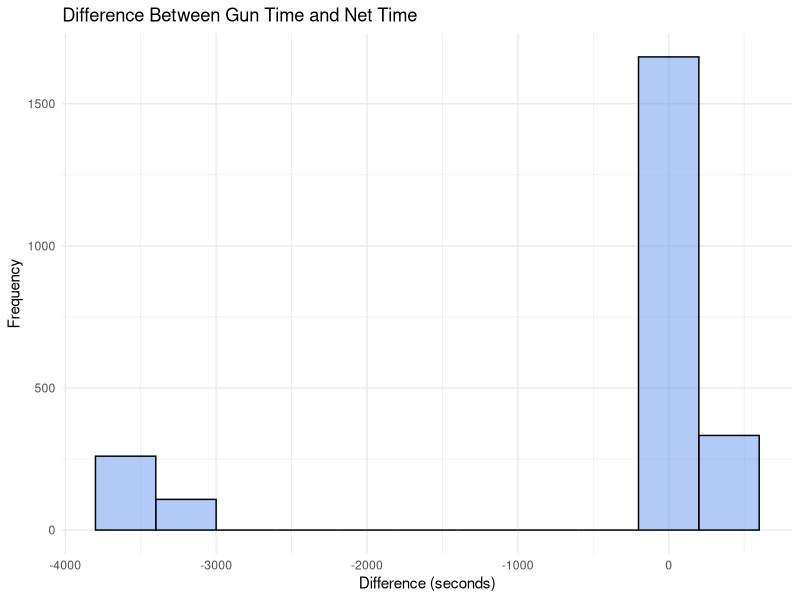

Reproduce this figure in R.
## ---- chunk 1
knitr::opts_chunk$set(
	eval = T,
	message = FALSE,
	warning = FALSE,
	comment = NA
)

library(tidyverse)
library(tibble)
library(readxl)

# Custom function to show number of unique values per column
unique_overview = function(data) {
  data |>
    summarise_all(~n_distinct(.)) |>
    t() |>
    as.data.frame() |>
    setNames(c("n_unique")) |>
    rownames_to_column(var = "column")
}

df = read_excel('deliotte.xlsx')
## ---- chunk 2
# Checking the Overall Structure of the Data
glimpse(df)  
# The function glimpse() from the dplyr package is used to print a concise 
# summary of a dataframe (df), providing a quick look of the variable 
# names, their type, and a few of their values.

# Checking Unique Values
unique_overview(df)  
# Assuming unique_overview is a custom function or from a specific library, 
# it is likely utilized to return or print a summary about the unique 
# values in each column of the dataframe (df). This could help in identifying 
# categorical variables and understanding data diversity.

# Checking for Missing Values
df |> 
  summarize(across(everything(), ~sum(is.na(.))))
# The above code is utilizing a combination of summarize(), across(), and 
# is.na() functions in order to determine the number of NA (missing) values 
# in each column of the dataframe (df). 
# - summarize() will create summary statistics of different variables. 
# - across(everything()) applies the summarization across all columns. 
# - ~sum(is.na(.)) calculates the sum of all NA values per column.

# Issues/Items to Clean:
# Here the programmer identified potential issues in the data that need cleaning 
# before further analysis or modelling is done. This is a vital step in data preprocessing.
# Each item specifies the column and a brief description of what needs to be adjusted:
# - 'Place' should be converted from character to integer.
# - 'Ag' should be changed from character to integer.
# - 'Gun Tim', 'Net Tim', and 'Pace' should be converted from character (in MM:SS format) 
#   to double by translating the time to total seconds.
# This documentation helps to guide the subsequent data cleaning and transformation processes.

# Note: The '#$' symbols are likely used for easy navigation between different cleaning 
# items, and the character descriptions and transformation objectives are clear for 
# future reference or for other developers.
## ---- chunk 3
# Data Cleaning and Transformation Process
cleaned_df = df |>  
  mutate(  

    Place = as.integer(Place),
    Ag = as.integer(Ag),
    
    `Gun Tim` = str_remove_all(`Gun Tim`, "[^\\d:]") |> 
      str_extract_all("\\d+") |>  
      map_dbl(~ as.numeric(.x[[1]]) * 60 + as.numeric(.x[[2]])),
    
    `Net Tim` = str_remove_all(`Net Tim`, "[^\\d:]") |>  
      str_extract_all("\\d+") |>  
      map_dbl(~ as.numeric(.x[[1]]) * 60 + as.numeric(.x[[2]])),

    # Applying similar cleaning to 'Pace'
    Pace = str_remove_all(Pace, "[^\\d:]") |>  
      str_extract_all("\\d+") |>  
      map_dbl(~ as.numeric(.x[[1]]) * 60 + as.numeric(.x[[2]]))  
  ) |> 
  separate(`Div/Tot`, into = c("Div", "Tot"), sep = "/") |>  
  mutate(  
    Div = as.integer(Div),
    Tot = as.integer(Tot)
  ) |> 
  drop_na(Place, Div, Tot, `Gun Tim`, `Net Tim`, Pace) |> 
  rename(
    `Gun Tim (sec)` = `Gun Tim`,
    `Net Tim (sec)` = `Net Tim`,
    `Pace (sec)` = Pace
  )

glimpse(cleaned_df)

cleaned_df |> 
  summarize(across(everything(), ~sum(is.na(.))))
## ---- chunk 4
# Using the write_csv function to save the cleaned DataFrame to a CSV file.
write_csv(cleaned_df, "cleaned_data_phil_del.csv")
## ---- chunk 5
# Define a custom function to calculate mode.
# The mode is the value that appears most frequently in a data set.
calculate_mode = function(x) {
  # 'table(x)' creates a table of the counts of each unique value in x.
  tbl = table(x)
  
  # Find the highest frequency (most occurrences) among the unique values.
  max_freq = max(tbl)
  
  # Find the value(s) that correspond to the maximum frequency.
  # 'names(tbl)' provides the unique values in x,
  # 'tbl == max_freq' identifies which of these have the maximum frequency,
  # and 'as.numeric()' converts these value(s) from character to numeric (if they aren't already).
  mode = as.numeric(names(tbl[tbl == max_freq]))
  
  # Return the mode value(s).
  return(mode)
}

# Use the pipe operator (%>%) to chain together a sequence of operations using 'cleaned_df'.
cleaned_df |> 
  # Group data by the 'Gender' variable. This means subsequent operations will be
  # performed separately on each subset of the data defined by unique gender values.
  group_by(Gender) |> 
  
  # Summarise various statistics for each gender group:
  summarise(
    # Calculate and display the mean of 'Net Tim (sec)', ignoring NA values.
    `Mean (sec)` = mean(`Net Tim (sec)`, na.rm = TRUE),
    
    # Calculate and display the median of 'Net Tim (sec)', ignoring NA values.
    `Median (sec)` = median(`Net Tim (sec)`, na.rm = TRUE),
    
    # Calculate and display the mode of 'Net Tim (sec)' using the custom function.
    `Mode (sec)` = calculate_mode(`Net Tim (sec)`),
    
    # Calculate and display the range of 'Net Tim (sec)', ignoring NA values.
    # Range is computed as the difference between the maximum and minimum values.
    `Range (sec)` = max(`Net Tim (sec)`, na.rm = TRUE) - min(`Net Tim (sec)`, na.rm = TRUE)
  ) 
## ---- chunk 6
#Descriptive Statistics
cleaned_df |> 
  summarize(
    # Calculate the mean gun time
    mean_gun_time = mean(`Gun Tim (sec)`),
    # Calculate the median gun time
    median_gun_time = median(`Gun Tim (sec)`),
    # Find the minimum gun time
    min_gun_time = min(`Gun Tim (sec)`),
    # Find the maximum gun time
    max_gun_time = max(`Gun Tim (sec)`),
    # Calculate the mean net time
    mean_net_time = mean(`Net Tim (sec)`),
    # Calculate the median net time
    median_net_time = median(`Net Tim (sec)`),
    # Find the minimum net time
    min_net_time = min(`Net Tim (sec)`),
    # Find the maximum net time
    max_net_time = max(`Net Tim (sec)`)
  )

#Overall Difference
cleaned_df |> 
  summarize(
    # Calculate the mean difference between gun time and net time
    mean_difference = mean(`Gun Tim (sec)` - `Net Tim (sec)`)
  )

#Gender-wise Difference
cleaned_df |> 
  group_by(Gender) |>  # Group data by 'Gender'
  summarize(
    # Calculate the mean difference between gun time and net time for each gender group
    mean_difference = mean(`Gun Tim (sec)` - `Net Tim (sec)`)
  )

#Age Group Analysis
cleaned_df |> 
  mutate(
    # Create new variable 'age_group' based on age categories
    age_group = case_when(
      Ag < 20 ~ "Under 20",  # Assign 'Under 20' to those with age less than 20
      Ag >= 20 & Ag < 30 ~ "20-29",  # Assign '20-29' for ages between 20 and 29
      Ag >= 30 & Ag < 40 ~ "30-39",  # Assign '30-39' for ages between 30 and 39
      Ag >= 40 & Ag < 50 ~ "40-49",  # Assign '40-49' for ages between 40 and 49
      Ag >= 50 ~ "50+"  # Assign '50+' for ages 50 and above
    )
  ) |> 
  group_by(age_group) |>  # Group data by 'age_group'
  summarize(
    # Calculate the mean difference between gun time and net time for each age group
    mean_difference = mean(`Gun Tim (sec)` - `Net Tim (sec)`)
  )

#Visualization
cleaned_df |> 
  mutate(
    # Create a new column 'difference' that stores the difference between gun time and net time
    difference = `Gun Tim (sec)` - `Net Tim (sec)`
  ) |> 
  ggplot(aes(x = difference)) +  # Specify 'difference' as the variable for the x-axis
    geom_histogram(binwidth=400, fill="cornflowerblue", color='black', alpha=0.5) +  # Plot a histogram with specified binwidth and color
    labs(title = "Difference Between Gun Time and Net Time",  # Add a title to the plot
         x = "Difference (seconds)",  # Label the x-axis
         y = "Frequency") +  # Label the y-axis
    theme_minimal()  # Apply a minimal theme to the plot
## ---- chunk 7
# 1. Identify Chris Doe's division and time
# Filter the dataframe to get the row with Chris Doe's details
chris_doe = cleaned_df|> 
  filter(Name == "Chris Doe")|>
  select(Name, Div, `Net Tim (sec)`)

# Print Chris's details for reference
print(chris_doe)

# 2. Calculate the top 10 percentile time in Chris's division
# Get all racers in Chris's division and calculate the 90th percentile time
top_10_percentile_time_sec = cleaned_df|> 
  filter(Div == chris_doe$Div)|>  # Filter by Chris's division
  summarise(top_10_perc_time = quantile(`Net Tim (sec)`, 0.90))  # Calculate the 90th percentile time

# Print the top 10 percentile time for reference
print(top_10_percentile_time_sec)

# 3. Calculate the time difference
# Calculate how much time Chris needs to make up to reach the top 10 percentile in his division
time_difference = top_10_percentile_time_sec$top_10_perc_time - chris_doe$`Net Tim (sec)`

# Print the result
cat("Chris Doe needs to improve by", time_difference, 
            "seconds to reach the top 10 percentile in their division.")
## ---- chunk 8
# STEP 1: ANALYZE THE DATA
# Compute summary statistics for each division.

division_summary = cleaned_df|>
  group_by(Div)|>
  summarise(
    mean_time_sec = mean(`Net Tim (sec)`, na.rm = TRUE),
    median_time_sec = median(`Net Tim (sec)`, na.rm = TRUE),
    min_time_sec = min(`Net Tim (sec)`, na.rm = TRUE),
    max_time_sec = max(`Net Tim (sec)`, na.rm = TRUE),
    sd_time_sec = sd(`Net Tim (sec)`, na.rm = TRUE),
    n_racers = n(),
    .groups = 'drop'  # Ensure a dataframe is returned
  )

# Display the summary statistics for each division
print(division_summary)
